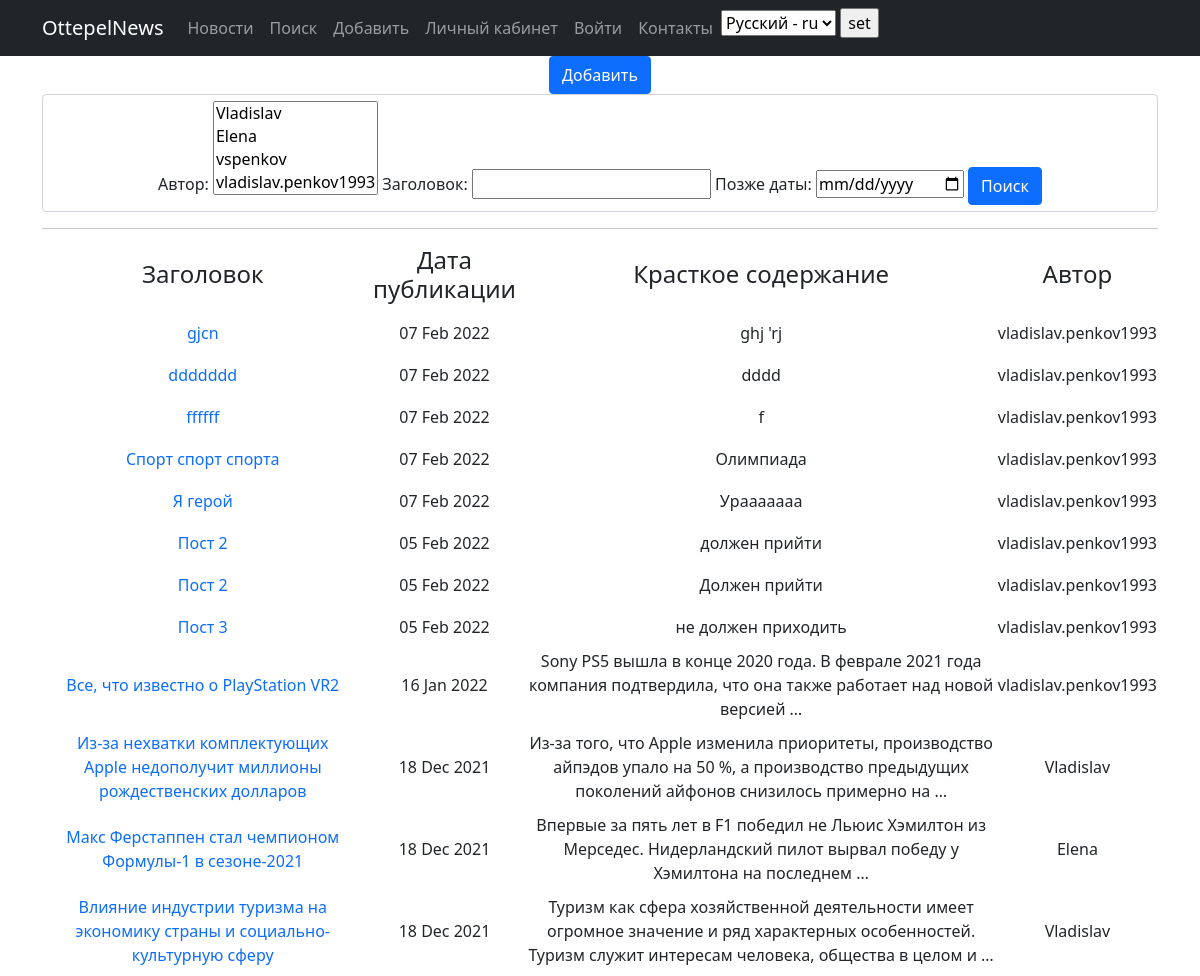
The page /news/search/ on the database as committed earlier.
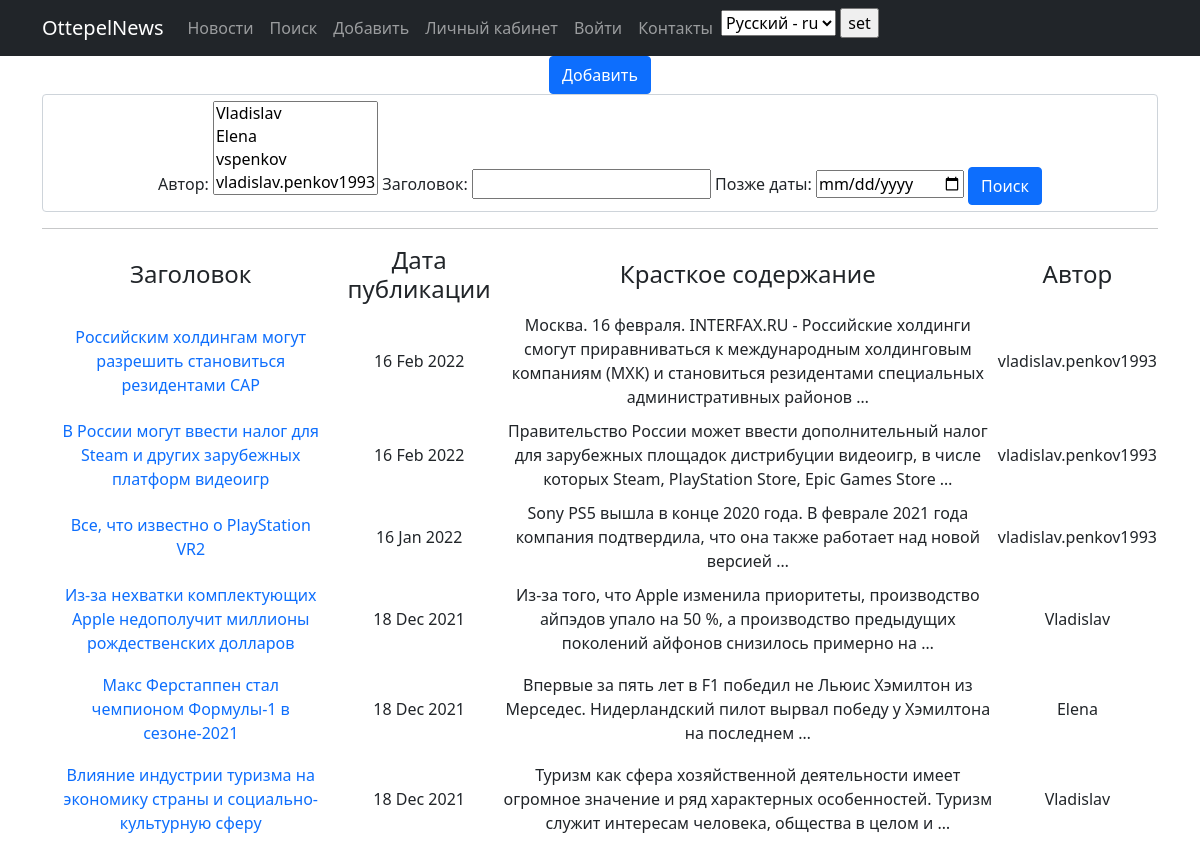
The same page on the database as committed later.
### news/models.py (models this page shows, shortened)
class Post(models.Model):
    article = 'AR'
    news = 'NW'
    CHOISE_CATEGORY = [
        (article, 'Статья' ),
        (news, 'Новость')
    ]
    author = models.ForeignKey(Author, on_delete = models.CASCADE, verbose_name = "Автор")
    type_category = models.CharField(max_length=2, choices= CHOISE_CATEGORY, default = news, verbose_name = "Категория")
    data_create = models.DateTimeField(auto_now_add=True, verbose_name = "Дата создания")
    post_category = models.ManyToManyField(Category, through= 'PostCategory')
    heading = models.CharField(max_length = 128, verbose_name = "Заголовок")
    text = models.TextField(verbose_name = "Содержание")
    rating = models.SmallIntegerField(default=0)

class Author(models.Model):
    authorUser = models.OneToOneField(User, on_delete=models.CASCADE)
    user_rating = models.SmallIntegerField(default=0)
    def __str__(self):
        return f'{self.authorUser}'

### news/views.py (the view)
# urls.py: path('search/', NewsSearch.as_view(), name='search'),
class NewsSearch(ListView):
    model = Post
    template_name = 'search.html'  # название шаблона
    context_object_name = 'search'  # название объекта
    queryset = Post.objects.order_by('-data_create')
    paginate_by = 10
    def get_context_data(self, **kwargs):
        context = super().get_context_data(**kwargs)
        context['filters'] = PostFilter(self.request.GET, queryset=self.get_queryset())  # вписываем наш фильтр в контекст
        return context

### news/templatetags/custom_filters.py (called while the page is built)
@register.filter(name='censor')
def censor(value):
    censor_word = [
        'бля', 'блядь', 'гандон', 'дрочить', 'хуй', 'хуйло', 'шлюха', 'прошмандовка', 'шлюх',
        'пизда', 'еблан', 'манда', 'целка', 'ебать', 'пиздец', 'ебушки-воробушки', 'срать'
    ]
    censor_new = []
    for i in censor_word:
        slovo = censor_new.append(i[0]+'*'*(len(i)-2)+i[-1])
        value = value.replace(i, str(slovo))
    return value

### templates/search.html (shortened to what this page needs)
{% extends 'flatpages/default.html' %}
{% load i18n %}
{% load custom_filters %}
{% block content %}
<a href="{% url 'add' %}" class="btn btn-primary">Добавить</a>
<form method="GET">
        <div class ="col form-control ">
            {{ filters.form }}
            <input type="submit" class="btn btn-primary" value="Поиск">
        </div>
</form>
        <table>
            <tr>
                <td>
                    <h4>Заголовок</h4>
                </td>
                <td>
                    <h4>Дата публикации</h4>
                </td>
                <td>
                    <h4>Красткое содержание</h4>
                </td>
                <td>
                    <h4>Автор</h4>
                </td>
            </tr>
            <hr>
    {% for news_one in filters.qs %}
        <tr>
            <td>
                <a class="nav-link" href="http://127.0.0.1:8000/news/{{ news_one.id }}">{{ news_one.heading|censor }}</a>
            </td>
            <td>
                {{ news_one.data_create|date:'d M Y ' }}
            </td>
            <td>
                {{ news_one.text|truncatewords:20 | censor }}
            </td>
            <td>
                {{ news_one.author }}
            </td>
    {% endfor %}
{% endblock content %}

Rows that differ between the two databases and show on the page:
removed Post: heading|censor "gjcn", data_create "07 Feb 2022", text|censor "ghj 'rj", author "vladislav.penkov1993"
removed Post: heading|censor "ddddddd", data_create "07 Feb 2022", text|censor "dddd", author "vladislav.penkov1993"
removed Post: heading|censor "ffffff", data_create "07 Feb 2022", text|censor "f", author "vladislav.penkov1993"
removed Post: heading|censor "Спорт спорт спорта", data_create "07 Feb 2022", text|censor "Олимпиада", author "vladislav.penkov1993"
removed Post: heading|censor "Я герой", data_create "07 Feb 2022", text|censor "Урааааааа", author "vladislav.penkov1993"
removed Post: heading|censor "Пост 2", data_create "05 Feb 2022", text|censor "должен прийти", author "vladislav.penkov1993"
removed Post: heading|censor "Пост 2", data_create "05 Feb 2022", text|censor "Должен прийти", author "vladislav.penkov1993"
removed Post: heading|censor "Пост 3", data_create "05 Feb 2022", text|censor "не должен приходить", author "vladislav.penkov1993"
added Post: heading|censor "Российским холдингам могут разрешить становиться резидентами САР", data_create "16 Feb 2022", text|censor "Москва. 16 февраля. INTERFAX.RU - Российские холдинги смогут приравниваться к международным холдинговым компаниям (МХК) и становиться резидентами специальных административных районов …", author "vladislav.penkov1993"
added Post: heading|censor "В России могут ввести налог для Steam и других зарубежных платформ видеоигр", data_create "16 Feb 2022", text|censor "Правительство России может ввести дополнительный налог для зарубежных площадок дистрибуции видеоигр, в числе которых Steam, PlayStation Store, Epic Games Store …", author "vladislav.penkov1993"
